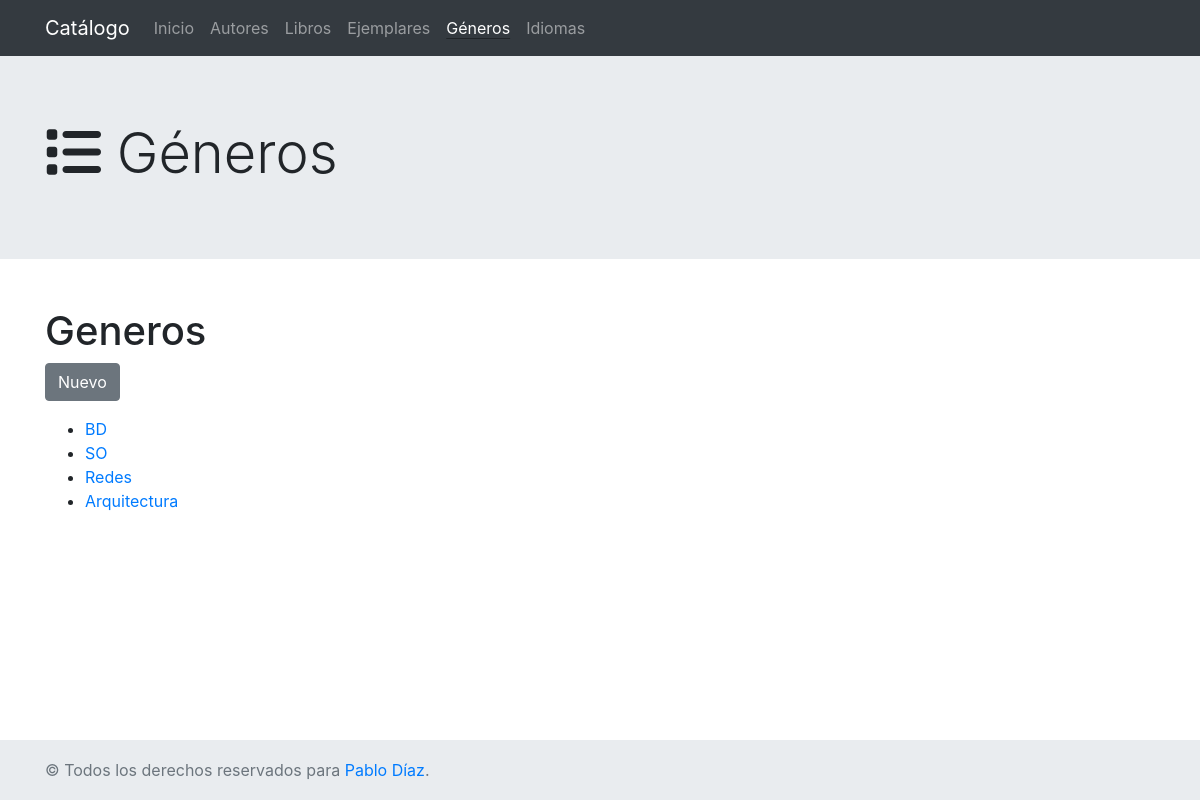
Page /catalogo/generos/ on the earlier database version.
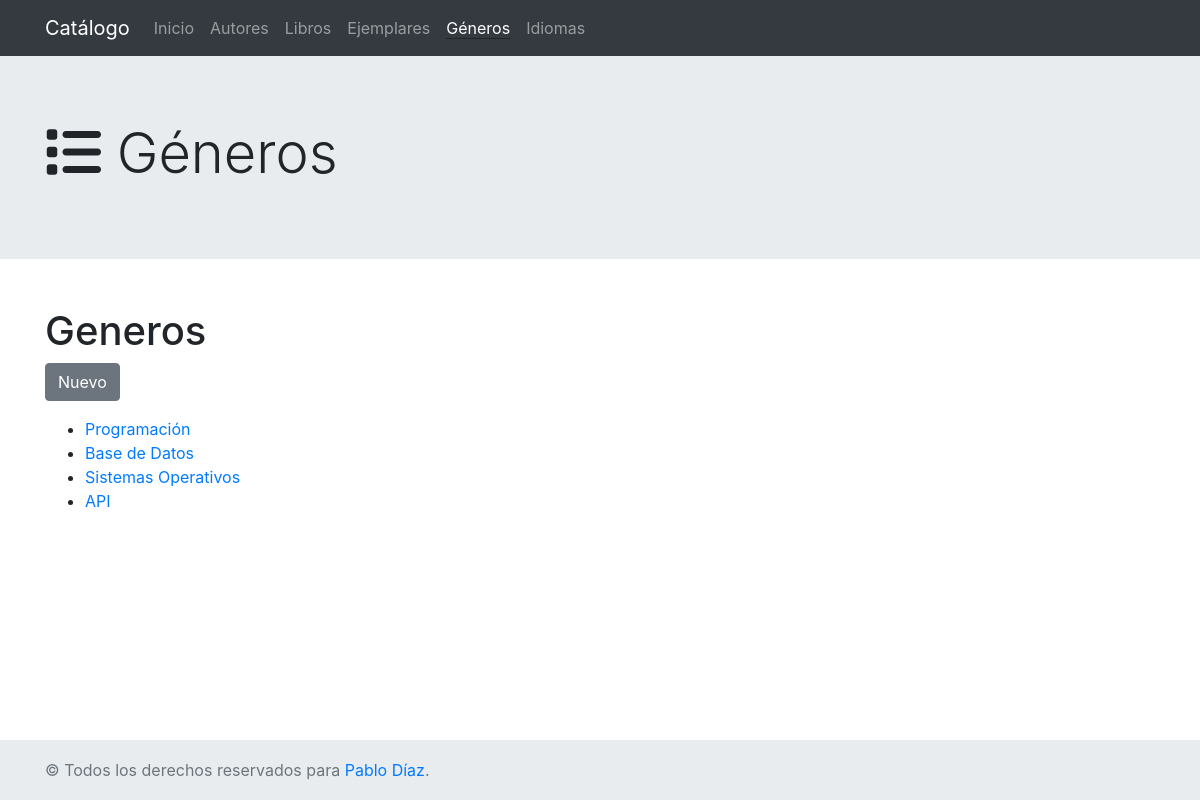
Same page on the later database version.
### catalogo/models.py (models this page shows, shortened)
class Genero(models.Model):
    nombre = models.CharField(max_length=50, help_text="Ingrese el nombre del género (xej. Programación, BD, SO, etc)")

### catalogo/views.py (the view)
# urls.py: path('generos/', views.genero_list, name='genero_list'),
def genero_list(request):
    generos = Genero.objects.all()
    context = {
        'generos': generos
    }
    return render(request, 'genero_list.html', context)

### catalogo/templates/genero_list.html
{% extends "base.html" %}
{% block jumbotron %}
    {% include "partials/jumbotron.html" with icon="<i class='fas fa-list'></i>" title="Géneros" %}
{% endblock %}
{% block content %}
    <h1>Generos</h1>
    <p>
        <a href="{% url 'genero_new' %}" class="btn btn-secondary">Nuevo</a>
    </p>
    {% if generos %}
        <ul>
            {% for genero in generos %}
                <li>
                    <a href="{% url 'genero_update' genero.id %}">{{ genero.nombre }}</a>
                </li>
            {% endfor %}
        </ul>
    {% else %}
        <p>Oops! No tenemos Géneros de Libros en catálogo.</p>
    {% endif %}
{% endblock %}

### catalogo/templates/base.html (shortened to what this page needs)
<!DOCTYPE html>
<html lang="en">
<head>
    <link rel="stylesheet" href="https://cdn.jsdelivr.net/npm/bootstrap@4.6.1/dist/css/bootstrap.min.css">
    <link rel="stylesheet" href="https://cdnjs.cloudflare.com/ajax/libs/font-awesome/6.1.1/css/all.min.css"/>
    {% load static %}
    <link rel="stylesheet" href="{% static 'css/styles.css' %}">
</head>
<body>
    {% include "partials/navbar.html" %}
    {% block jumbotron %}{% endblock %}
    <div class="container">
        <div class="row">
            <div class="col-sm-12 mb-5">
                {% block content %}{% endblock %}
            </div>
        </div>
    </div>
    {% include "partials/footer.html" %}
</body>
</html>

### catalogo/templates/partials/navbar.html (shortened to what this page needs)
<nav class="navbar navbar-expand-lg  navbar-dark bg-dark">
    <div class="container">
        <a class="navbar-brand" href="{% url 'index' %}">Catálogo</a>
        <div class="collapse navbar-collapse" id="navbarSupportedContent">
            {% with request.resolver_match.url_name as url_name %}
                <ul class="navbar-nav mr-auto">
                    <li class="nav-item {% if url_name == 'index' %} active {% endif %}">
                        <a class="nav-link" href="{% url 'index' %}">
                            Inicio <span class="sr-only">(current)</span>
                        </a>
                    </li>
                    <li class="nav-item {% if url_name == 'autores' %} active {% endif %}">
                        <a class="nav-link" href="{% url 'autores' %}">
                            Autores <span class="sr-only">(current)</span>
                        </a>
                    </li>
                    <li class="nav-item {% if url_name == 'libros' %} active {% endif %}">
                        <a class="nav-link" href="{% url 'libros' %}">
                            Libros <span class="sr-only">(current)</span>
                        </a>
                    </li>
                    <li class="nav-item {% if url_name == 'ejemplar_list' %} active {% endif %}">
                        <a class="nav-link" href="{% url 'ejemplar_list' %}">
                            Ejemplares <span class="sr-only">(current)</span>
                        </a>
                    </li>
                    <li class="nav-item {% if url_name == 'genero_list' %} active {% endif %}">
                        <a class="nav-link" href="{% url 'genero_list' %}">
                            Géneros <span class="sr-only">(current)</span>
                        </a>
                    </li>
                    <li class="nav-item {% if url_name == 'idioma_list' %} active {% endif %}">
                        <a class="nav-link" href="{% url 'idioma_list' %}">
                            Idiomas <span class="sr-only">(current)</span>
                        </a>
                    </li>
                </ul>
            {% endwith %}
        </div>
    </div>
</nav>

### catalogo/templates/partials/jumbotron.html (shortened to what this page needs)
<div class="jumbotron jumbotron-fluid mb-5">
    <div class="container">
        <h1 class="display-4">{{ icon }} {{ title }}</h1>
    </div>
</div>

### catalogo/templates/partials/footer.html
<footer class="footer">
    <div class="container">
        <span class="text-muted">
            &#169; Todos los derechos reservados para <a href="mailto:dzpablo96@gmail.com">Pablo Díaz</a>.
        </span>
    </div>
</footer>

### catalogo/static/css/styles.css (style rules this page uses)
html { position: relative; min-height: 100%; }
body { margin-bottom: 60px; }
.footer { position: absolute; bottom: 0; width: 100%; height: 60px; line-height: 60px; background-color: #e9ecef; }
.active { text-decoration: underline !important; text-underline-position: under !important; }

Differences in the rows shown:
removed Genero: nombre "BD"
removed Genero: nombre "SO"
removed Genero: nombre "Redes"
removed Genero: nombre "Arquitectura"
added Genero: nombre "Programación"
added Genero: nombre "Base de Datos"
added Genero: nombre "Sistemas Operativos"
added Genero: nombre "API"
